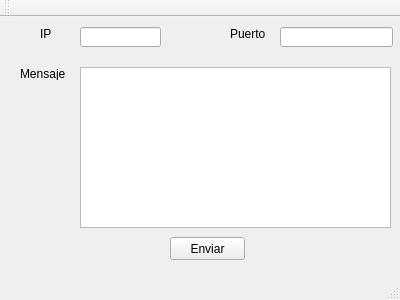
<?xml version="1.0" encoding="UTF-8"?>
<ui version="4.0">
 <class>MainWindow</class>
 <widget class="QMainWindow" name="MainWindow">
  <property name="geometry">
   <rect>
    <x>0</x>
    <y>0</y>
    <width>400</width>
    <height>300</height>
   </rect>
  </property>
  <property name="windowTitle">
   <string>MainWindow</string>
  </property>
  <widget class="QWidget" name="centralWidget">
   <widget class="QTextEdit" name="mensaje">
    <property name="geometry">
     <rect>
      <x>80</x>
      <y>50</y>
      <width>311</width>
      <height>161</height>
     </rect>
    </property>
   </widget>
   <widget class="QLineEdit" name="ipAddress">
    <property name="geometry">
     <rect>
      <x>80</x>
      <y>10</y>
      <width>81</width>
      <height>20</height>
     </rect>
    </property>
    <property name="text">
     <string/>
    </property>
   </widget>
   <widget class="QLabel" name="label">
    <property name="geometry">
     <rect>
      <x>40</x>
      <y>10</y>
      <width>47</width>
      <height>13</height>
     </rect>
    </property>
    <property name="text">
     <string>IP</string>
    </property>
   </widget>
   <widget class="QLabel" name="label_2">
    <property name="geometry">
     <rect>
      <x>20</x>
      <y>50</y>
      <width>47</width>
      <height>13</height>
     </rect>
    </property>
    <property name="text">
     <string>Mensaje</string>
    </property>
   </widget>
   <widget class="QLineEdit" name="puerto">
    <property name="geometry">
     <rect>
      <x>280</x>
      <y>10</y>
      <width>113</width>
      <height>20</height>
     </rect>
    </property>
   </widget>
   <widget class="QLabel" name="label_3">
    <property name="geometry">
     <rect>
      <x>230</x>
      <y>10</y>
      <width>47</width>
      <height>13</height>
     </rect>
    </property>
    <property name="text">
     <string>Puerto</string>
    </property>
   </widget>
   <widget class="QPushButton" name="sendButton">
    <property name="geometry">
     <rect>
      <x>170</x>
      <y>220</y>
      <width>75</width>
      <height>23</height>
     </rect>
    </property>
    <property name="text">
     <string>Enviar</string>
    </property>
   </widget>
  </widget>
  <widget class="QMenuBar" name="menuBar">
   <property name="geometry">
    <rect>
     <x>0</x>
     <y>0</y>
     <width>400</width>
     <height>21</height>
    </rect>
   </property>
  </widget>
  <widget class="QToolBar" name="mainToolBar">
   <attribute name="toolBarArea">
    <enum>TopToolBarArea</enum>
   </attribute>
   <attribute name="toolBarBreak">
    <bool>false</bool>
   </attribute>
  </widget>
  <widget class="QStatusBar" name="statusBar"/>
 </widget>
 <layoutdefault spacing="6" margin="11"/>
 <resources/>
 <connections/>
</ui>
